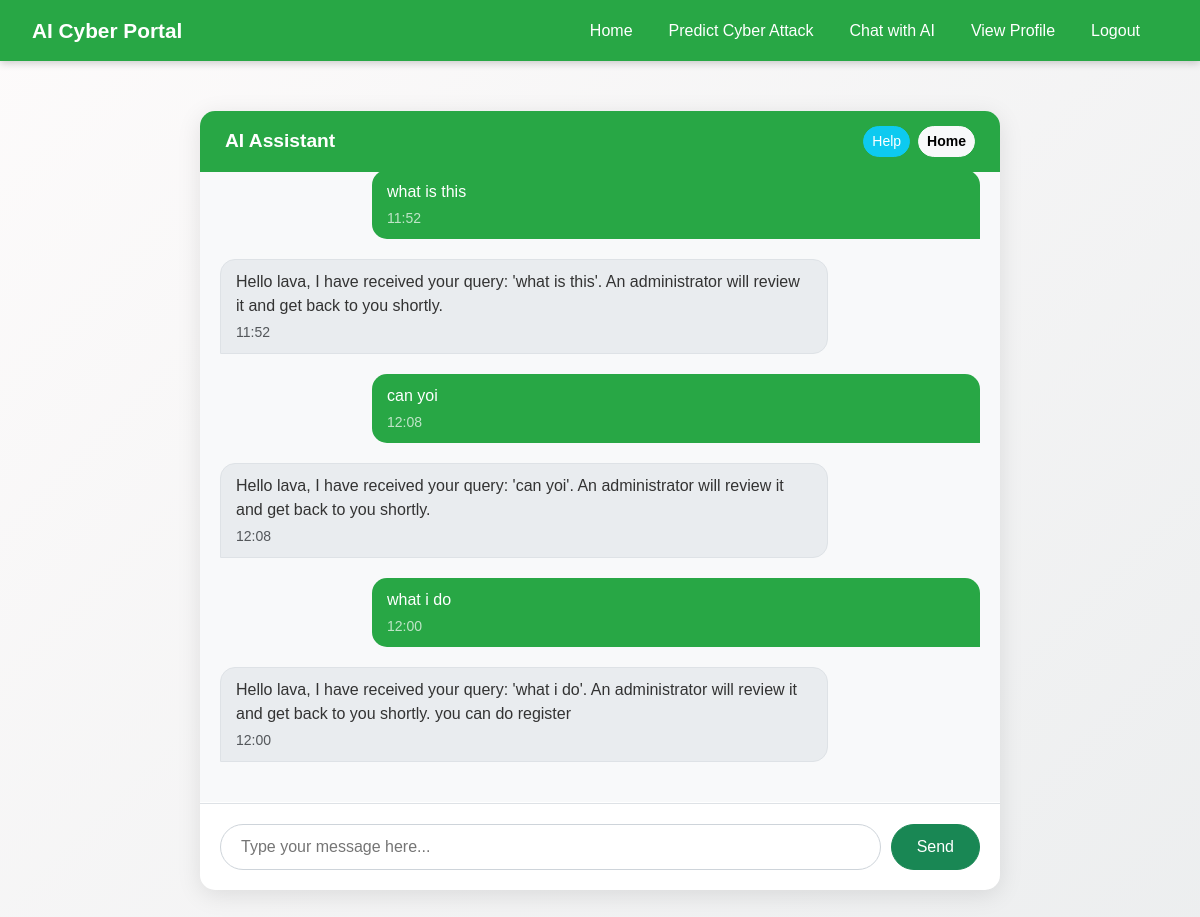
/user_chatbot/ (signed in), run on the app's committed database.
### Remote_User/models.py (models this page shows, shortened)
class ChatMessage(models.Model):
    user = models.ForeignKey(ClientRegister_Model, on_delete=models.CASCADE)
    message = models.TextField()
    response = models.TextField(null=True, blank=True)
    timestamp = models.DateTimeField(auto_now_add=True)

### Remote_User/views.py (the view, shortened to what this page needs)
# urls.py: path('user_chatbot/', remoteuser.user_chatbot, name="user_chatbot"),
def user_chatbot(request):
    if 'userid' not in request.session:
        return redirect('login')
    user = ClientRegister_Model.objects.get(id=request.session['userid'])
    chats = ChatMessage.objects.filter(user=user).order_by('timestamp')
    return render(request, 'RUser/chatbot.html', {'chats': chats})

### Template/htmls/RUser/chatbot.html (shortened to what this page needs)
{% extends 'RUser/Header.html' %}
{% block userblock %}
<div class="chat-container">
    <div class="chat-header d-flex justify-content-between align-items-center">
        <span> AI Assistant</span>
        <div class="d-flex gap-2">
            <button class="btn btn-sm btn-info text-white" style="border-radius: 20px;" onclick="toggleHelp()">
                 Help
            </button>
            <a href="{% url 'index' %}" class="btn btn-sm btn-light" style="border-radius: 20px; font-weight: 600;">
                 Home
            </a>
        </div>
    </div>
    <div class="chat-messages" id="chat-box">
        {% for chat in chats %}
        <div class="message user-message">
            {{ chat.message }}
            <small class="d-block text-right mt-1" style="opacity: 0.7;">{{ chat.timestamp|date:"H:i" }}</small>
        </div>
        {% if chat.response %}
        <div class="message ai-message">
            {{ chat.response }}
            <small class="d-block mt-1 text-muted">{{ chat.timestamp|date:"H:i" }}</small>
        </div>
        {% endif %}
        {% empty %}
        <div class="text-center text-muted mt-5">
            <p>Welcome! How can I help you today? Feel free to ask any security-related questions.</p>
        </div>
        {% endfor %}
    </div>
    <form class="chat-input" method="POST">
        <input type="text" name="message" placeholder="Type your message here..." required>
        <button type="submit" class="btn btn-success">Send</button>
    </form>
</div>
{% endblock %}

### Template/htmls/RUser/Header.html (style rules this page uses)
* { margin: 0; padding: 0; box-sizing: border-box; }
html, body { height: 100%; width: 100%; font-family: "Poppins", sans-serif; background: linear-gradient(135deg, #fdfbfb, #ebedee); color: #333; }

### Template/htmls/RUser/chatbot.html (style rules this page uses)
.chat-container { max-width: 800px; margin: 20px auto; background: #fff; border-radius: 15px; box-shadow: 0 5px 25px rgba(0,0,0,0.1); display: flex; flex-direction: column; height: 70vh; }
.chat-header { background: #28a745; color: white; padding: 15px 25px; border-radius: 15px 15px 0 0; font-weight: bold; font-size: 1.2rem; }
.chat-messages { flex: 1; overflow-y: auto; padding: 20px; background: #f8f9fa; }
.message { margin-bottom: 20px; max-width: 80%; }
.user-message { margin-left: auto; background: #28a745; color: white; padding: 10px 15px; border-radius: 15px 15px 0 15px; }
.ai-message { margin-right: auto; background: #e9ecef; color: #333; padding: 10px 15px; border-radius: 15px 15px 15px 0; border: 1px solid #dee2e6; }
.chat-input { padding: 20px; border-top: 1px solid #dee2e6; display: flex; gap: 10px; }
.chat-input input { flex: 1; border-radius: 25px; padding: 10px 20px; border: 1px solid #ced4da; }
.chat-input button { border-radius: 25px; padding: 10px 25px; }

### data on the page
ChatMessage: message "what is this", timestamp "11:52", response "Hello lava, I have received your query: 'what is this'. An administrator will review it and get back to you shortly."
ChatMessage: message "can yoi", timestamp "12:08", response "Hello lava, I have received your query: 'can yoi'. An administrator will review it and get back to you shortly."
ChatMessage: message "what i do", timestamp "12:00", response "Hello lava, I have received your query: 'what i do'. An administrator will review it and get back to you shortly. you can do register"
